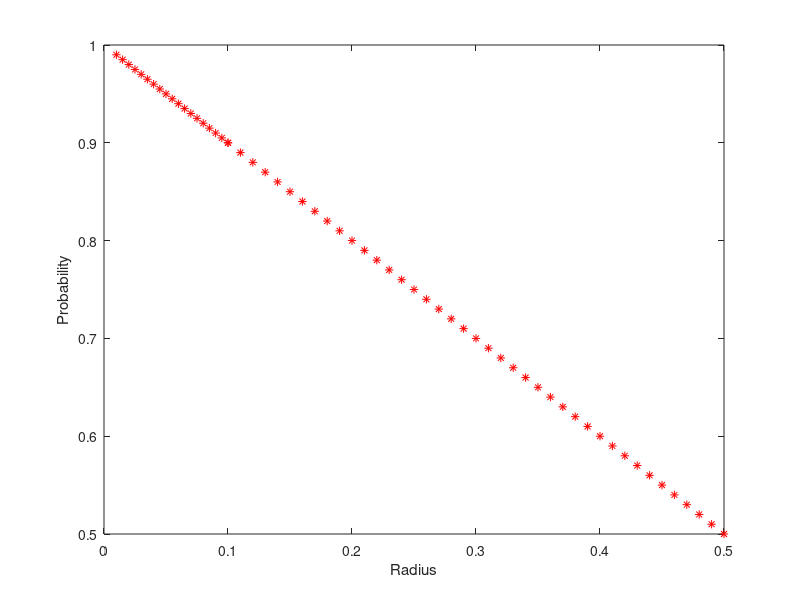

Write the MATLAB code that produced this figure.
% Check the probability of a coin landing in a square for various radii
%
% Approximately what values of r give estimated probabilities 
% of 0.5, 0.1, and 0.01?
% 0.5: 0.5, 0.1: 0.9, 0.01: 0.99
%
% Assume N = 1e5.

function vary_Radii_Plot()

rVec = [0.01:0.005:0.10  0.1:0.01:0.5];
N = 1e5;

    for i = 1:N
        
        for j = 1:length(rVec)
            
            prob_Matrix(j) = (1 - rVec(j));
            
        end
        
    end
    
    plot(rVec, prob_Matrix, 'r*');
    xlabel('Radius');
    ylabel('Probability');
    
end
           